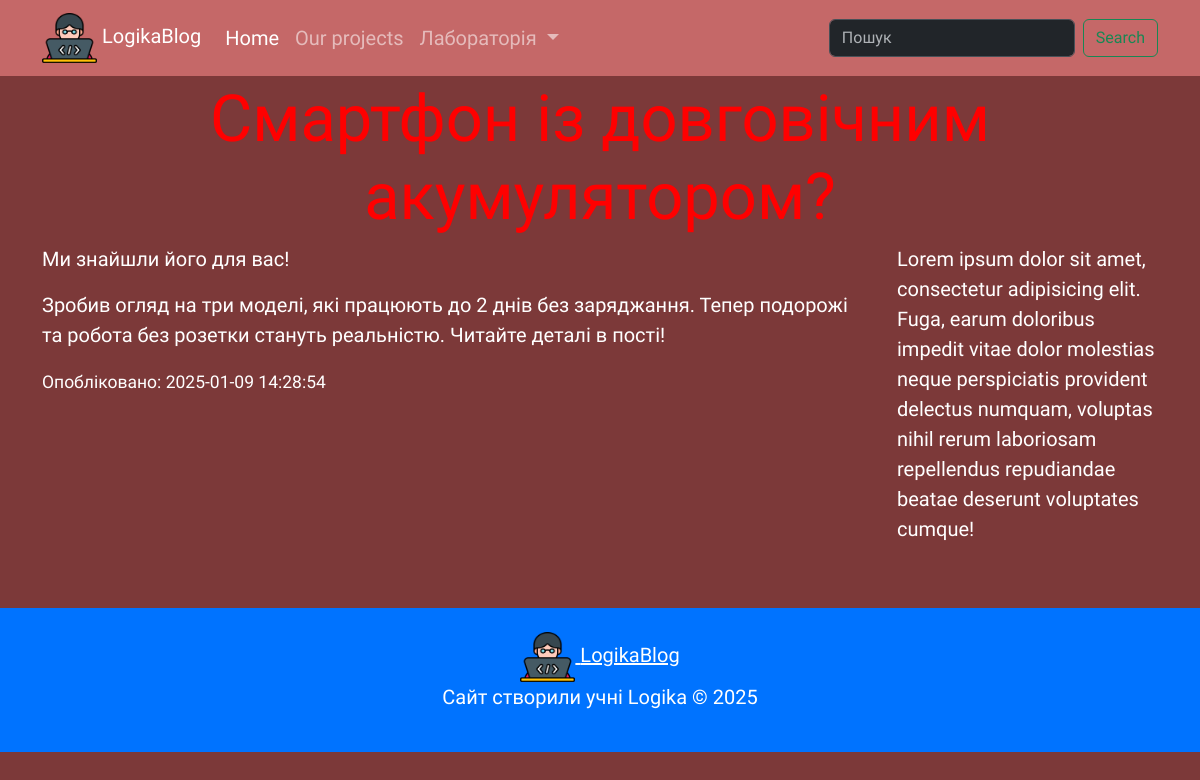
/articles/2, run on an earlier commit of the app's database.
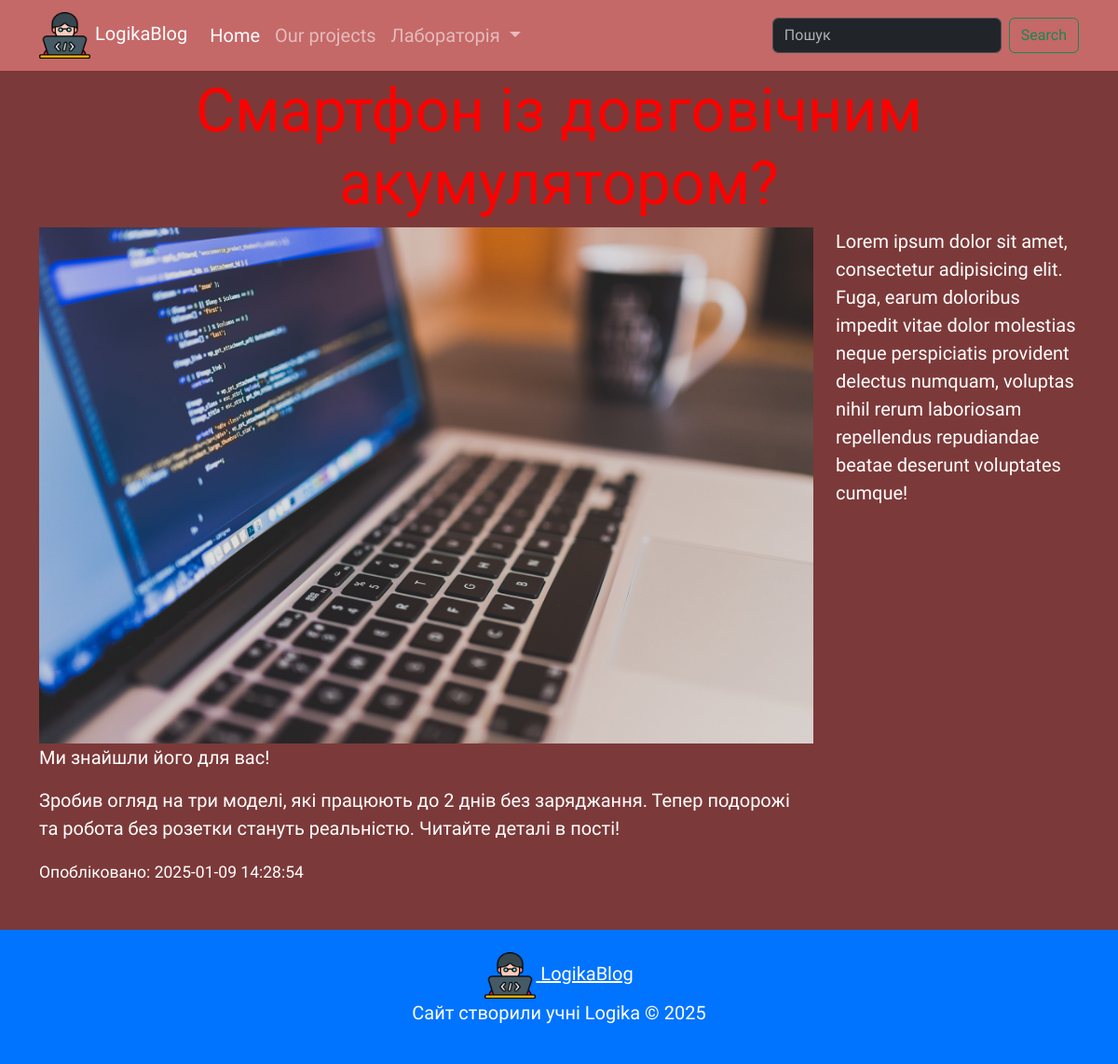
And on a later commit of the database.
### tables this page shows
CREATE TABLE articles(
    id INTEGER NOT NULL UNIQUE PRIMARY KEY AUTOINCREMENT,
    title TEXT NOT NULL,
    description TEXT,
    text TEXT,
    image TEXT,
    author_id INTEGER NOT NULL,
    category_id INTEGER, 
    creared_at TEXT DEFAULT CURRENT_TIMESTAMP,

    FOREIGN KEY (author_id) REFERENCES users(id),
    FOREIGN KEY (category_id) REFERENCES categories(id)

);

### app.py (the view)
@app.route("/articles/<int:article_id>")  # Вказуємо url-адресу для виклику функції
def article_page(article_id):
    categories = db.get_categories()
    article = db.get_article_by_id(article_id)
    return render_template("article.html", categories=categories, article=article)

### db_scripts.py (called while the page is built)
    def open_db(self):
        self.conn = sqlite3.connect(self.dbname)
        self.cursor = self.conn.cursor()

    def get_categories(self):
        self.open_db()
        self.cursor.execute('''SELECT * FROM categories''')
        data = self.cursor.fetchall()
        self.conn.close()
        return data

    def get_article_by_id(self, article_id):
        self.open_db()
        self.cursor.execute('''SELECT * FROM articles WHERE id=?''', [article_id])
        data = self.cursor.fetchone()
        self.conn.close()
        return data

### templates/article.html (shortened to what this page needs)
{% extends 'base.html' %}
{% block content %}
<main class="container my-5">
  <h1 class="mt-5">{{article[1]}} {{category_name}}</h1>
  <div class="row">
    <div class="col-12 col-md-8 col-xl-9">
      {% if article[4] %}
      <img src="{{ url_for('static', filename='Photos/' + article[4]) }}" class="img-fluid" alt="...">
      {% endif %}
      <p class="">{{article[2]}}</p>
      <p class="">{{article[3]}}</p>
      <small>Опобліковано: {{article[7]}}</small>
    </div>
      <div class="col-12 col-md-4 col-xl-3">
        <P>Lorem ipsum dolor sit amet, consectetur adipisicing elit. Fuga, earum doloribus impedit vitae dolor molestias neque perspiciatis provident delectus numquam, voluptas nihil rerum laboriosam repellendus repudiandae beatae deserunt voluptates cumque!</P>
      </div>
    </div>
</main>
</html>
{% endblock content%}

What changed in the data, as far as the page shows it:
changed articles "Ми знайшли його для вас!": image: picture added
